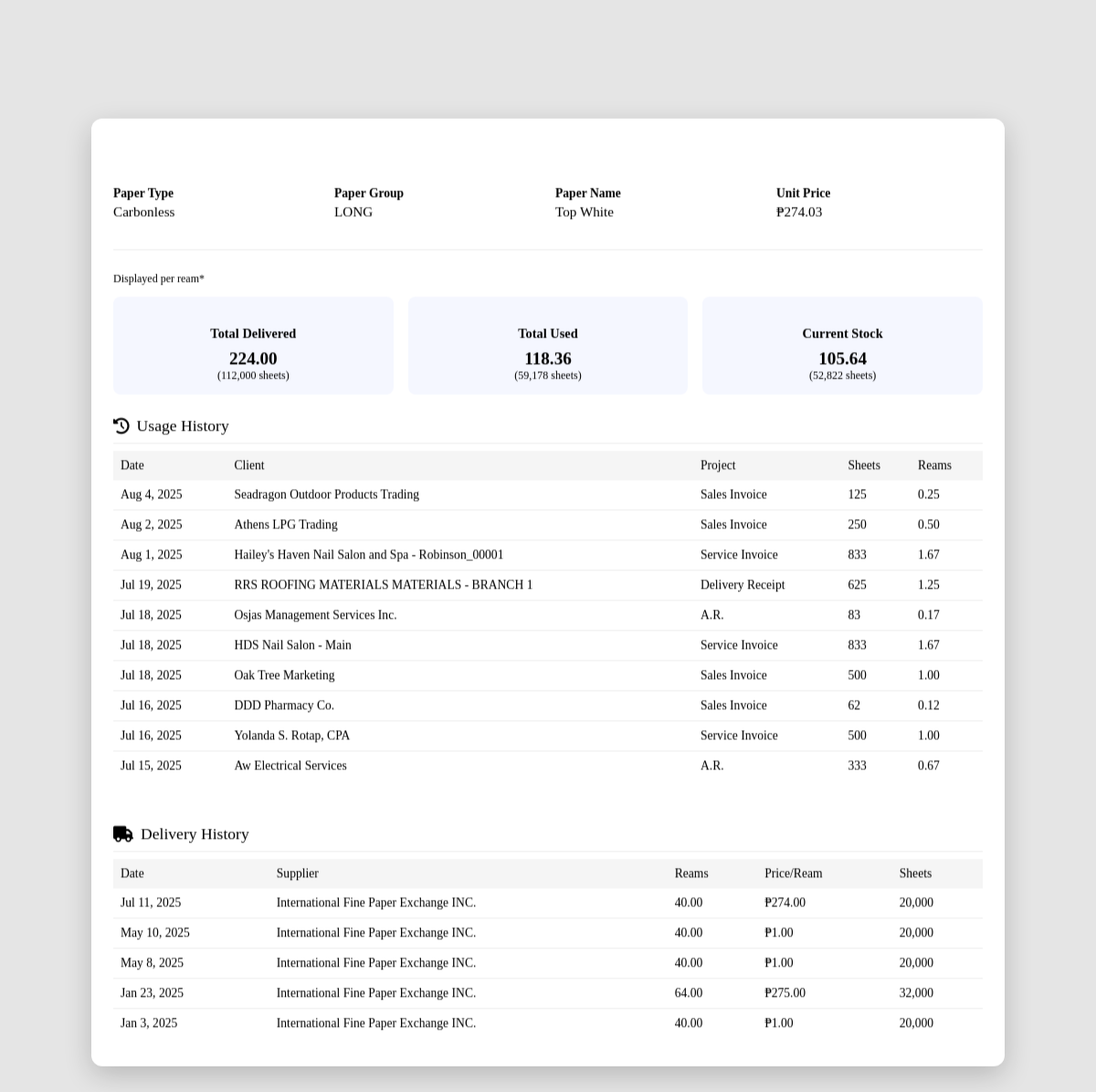
Screenshot of /pages/product_info.php?id=29 (signed in) with the database file from the repository.
### tables this page shows
CREATE TABLE `products` (
  `id` int(11) NOT NULL,
  `product_type` varchar(100) DEFAULT NULL,
  `product_group` varchar(100) DEFAULT NULL,
  `product_name` varchar(100) DEFAULT NULL,
  `unit_price` decimal(10,2) NOT NULL,
  `created_by` int(11) DEFAULT NULL
);

CREATE TABLE `delivery_logs` (
  `id` int(11) NOT NULL,
  `product_id` int(11) NOT NULL,
  `delivery_date` date DEFAULT curdate(),
  `delivered_reams` decimal(10,2) NOT NULL,
  `unit` varchar(50) DEFAULT NULL,
  `supplier_name` varchar(50) NOT NULL,
  `amount_per_ream` int(11) NOT NULL,
  `delivery_note` text DEFAULT NULL,
  `created_by` int(11) DEFAULT NULL
);

### pages/product_info.php (the view, shortened to what this page needs)
<?php
require_once '../config/db.php';
$product_id = intval($_GET['id'] ?? 0);
$query = "
    SELECT
        p.product_type,
        p.product_group,
        p.product_name,
        p.unit_price,
        COALESCE(d.total_delivered, 0) AS total_delivered,
        COALESCE(u.total_used, 0) AS total_used,
        COALESCE(d.total_delivered, 0) - COALESCE(u.total_used, 0) AS stock_balance
    FROM products p
    LEFT JOIN (
        SELECT product_id, SUM(delivered_reams * 500) AS total_delivered
        FROM delivery_logs
        GROUP BY product_id
    ) d ON p.id = d.product_id
    LEFT JOIN (
        SELECT product_id, SUM(used_sheets + COALESCE(spoilage_sheets, 0)) AS total_used
        FROM usage_logs
        GROUP BY product_id
    ) u ON p.id = u.product_id
    WHERE p.id = ?
    LIMIT 1
";
$stmt = $mysqli->prepare($query);
$stmt->bind_param("i", $product_id);
$stmt->execute();
$result = $stmt->get_result();
$product = $result->fetch_assoc();
$usage_query = "
    SELECT
        ul.log_date,
        jo.client_name,
        jo.project_name,
        ul.used_sheets
    FROM usage_logs ul
    LEFT JOIN job_orders jo ON ul.job_order_id = jo.id
    WHERE ul.product_id = ?
    ORDER BY ul.log_date DESC
";
$usage_stmt = $mysqli->prepare($usage_query);
$usage_stmt->bind_param("i", $product_id);
$usage_stmt->execute();
$usage_history = $usage_stmt->get_result();
$delivery_query = "
    SELECT delivery_date, delivered_reams, supplier_name, amount_per_ream
    FROM delivery_logs
    WHERE product_id = ?
    ORDER BY delivery_date DESC
";
$delivery_stmt = $mysqli->prepare($delivery_query);
$delivery_stmt->bind_param("i", $product_id);
$delivery_stmt->execute();
$delivery_history = $delivery_stmt->get_result();
?>
<!DOCTYPE html>
<html lang="en">
<head>
    <link rel="stylesheet" href="https://cdnjs.cloudflare.com/ajax/libs/font-awesome/6.0.0-beta3/css/all.min.css">
    <link rel="stylesheet" href="https://cdnjs.cloudflare.com/ajax/libs/animate.css/4.1.1/animate.min.css"/>
</head>
<body>
    <div id='productModalBody' class="floating-window">
        <div class="window-header">
            <div class="window-title">
                <i class="fas fa-box"></i>
            </div>
            <button class="close-btn" onclick="closeModal()">
                <i class="fas fa-times"></i>
            </button>
        </div>
        <div class="window-content">
            <div class="product-info-compact">
                <div class="info-item-compact">
                    <strong>Paper Type</strong>
                    <span><?= htmlspecialchars($product['product_type']) ?></span>
                </div>
                <div class="info-item-compact">
                    <strong>Paper Group</strong>
                    <span><?= htmlspecialchars($product['product_group']) ?></span>
                </div>
                <div class="info-item-compact">
                    <strong>Paper Name</strong>
                    <span><?= htmlspecialchars($product['product_name']) ?></span>
                </div>
                <div class="info-item-compact">
                    <strong>Unit Price</strong>
                    <span>₱<?= number_format($product['unit_price'], 2) ?></span>
                </div>
            </div>
            <p class="stock-unit-compact">Displayed per ream*</p>
            <div class="stock-summary-compact">
                <div class="stock-card-compact">
                    <h4>Total Delivered</h4>
                    <div class="stock-value-compact"><?= number_format($product['total_delivered'] / 500, 2) ?></div>
                    <div class="stock-unit-compact">(<?= number_format($product['total_delivered']) ?> sheets)</div>
                </div>
                <div class="stock-card-compact">
                    <h4>Total Used</h4>
                    <div class="stock-value-compact"><?= number_format($product['total_used'] / 500, 2) ?></div>
                    <div class="stock-unit-compact">(<?= number_format($product['total_used']) ?> sheets)</div>
                </div>
                <div class="stock-card-compact">
                    <h4>Current Stock</h4>
                    <div class="stock-value-compact"><?= number_format($product['stock_balance'] / 500, 2) ?></div>
                    <div class="stock-unit-compact">(<?= number_format($product['stock_balance']) ?> sheets)</div>
                </div>
            </div>
            <div class="section-header">
                <i class="fas fa-history"></i>
                Usage History
            </div>
            <div class="container">
                <?php if ($usage_history->num_rows > 0): ?>
                    <table class="compact-table" id="usage-table">
                        <thead>
                            <tr>
                                <th>Date</th>
                                <th>Client</th>
                                <th>Project</th>
                                <th>Sheets</th>
                                <th>Reams</th>
                            </tr>
                        </thead>
                        <tbody>
                            <?php
                            $usage_rows = $usage_history->fetch_all(MYSQLI_ASSOC);
                            $usage_count = count($usage_rows);
                            $display_usage = min(10, $usage_count);
                            for ($i = 0; $i < $display_usage; $i++):
                                $row = $usage_rows[$i];
                            ?>
                                <tr>
                                    <td><?= date("M j, Y", strtotime($row['log_date'])) ?></td>
                                    <td><?= htmlspecialchars($row['client_name'] ?? 'N/A') ?></td>
                                    <td><?= htmlspecialchars($row['project_name'] ?? 'N/A') ?></td>
                                    <td><?= number_format($row['used_sheets']) ?></td>
                                    <td><?= number_format($row['used_sheets'] / 500, 2) ?></td>
                                </tr>
                            <?php endfor; ?>
                        </tbody>
                    </table>
                <?php else: ?>
                    <div class="empty-state">
                        <p><i class="fas fa-info-circle"></i> No usage history found for this product</p>
                    </div>
                <?php endif; ?>
            </div>
            <div class="section-header">
                <i class="fas fa-truck"></i>
                Delivery History
            </div>
            <div class="container">
                <?php if ($delivery_history->num_rows > 0): ?>
                    <table class="compact-table" id="delivery-table">
                        <thead>
                            <tr>
                                <th>Date</th>
                                <th>Supplier</th>
                                <th>Reams</th>
                                <th>Price/Ream</th>
                                <th>Sheets</th>
                            </tr>
                        </thead>
                        <tbody>
                            <?php
                            $delivery_rows = $delivery_history->fetch_all(MYSQLI_ASSOC);
                            $delivery_count = count($delivery_rows);
                            $display_delivery = min(10, $delivery_count);
                            for ($i = 0; $i < $display_delivery; $i++):
                                $row = $delivery_rows[$i];
                            ?>
                                <tr>
                                    <td><?= date("M j, Y", strtotime($row['delivery_date'])) ?></td>
                                    <td><?= htmlspecialchars($row['supplier_name']) ?></td>
                                    <td><?= number_format($row['delivered_reams'], 2) ?></td>
                                    <td>₱<?= number_format($row['amount_per_ream'], 2) ?></td>
                                    <td><?= number_format($row['delivered_reams'] * 500) ?></td>
                                </tr>
                            <?php endfor; ?>
                        </tbody>
                    </table>
                <?php else: ?>
                    <div class="empty-state">
                        <p><i class="fas fa-info-circle"></i> No delivery history found for this product</p>
                    </div>
                <?php endif; ?>
            </div>
        </div>
    </div>
</body>
</html>

### pages/product_info.php (style rules this page uses)
:root { --animate-duration: 300ms; }
.floating-window { position: fixed; top: 50%; left: 50%; transform: translate(-50%, -50%); width: 90%; max-width: 1000px; max-height: 80vh; background: white; border-radius: 12px; box-shadow: 0 10px 30px rgba(0, 0, 0, 0.2); z-index: 1000; overflow: hidden; display: flex; flex-direction: column; animation: centerZoomIn 0.3s ease-in-out forwards; }
.window-header { padding: 0.5rem 1.5rem; background: var(--primary); color: white; display: flex; justify-content: space-between; align-items: center; }
.window-title { display: flex; align-items: center; font-size: 1.2rem; font-weight: 500; }
.window-title i { margin-right: 0.8rem; }
.close-btn { background: none; border: none; color: white; font-size: 1rem; cursor: pointer; padding: 0.5rem; }
.window-content { padding: 1.5rem; overflow-y: auto; flex-grow: 1; }
.product-info-compact { display: grid; grid-template-columns: repeat(auto-fit, minmax(200px, 1fr)); gap: 1rem; margin-bottom: 1.5rem; padding-bottom: 1.5rem; border-bottom: 1px solid #eee; }
.info-item-compact { margin-bottom: 0.5rem; }
.info-item-compact strong { display: block; color: var(--gray); font-size: 0.85rem; margin-bottom: 0.2rem; }
.info-item-compact span { font-size: 0.95rem; }
.stock-summary-compact { display: grid; grid-template-columns: repeat(auto-fit, minmax(180px, 1fr)); gap: 1rem; margin-bottom: 1.5rem; }
.stock-card-compact { padding: 0.8rem; border-radius: 8px; background: rgba(67, 97, 238, 0.05); text-align: center; }
.stock-card-compact h4 { font-size: 0.9rem; margin-bottom: 0.5rem; color: var(--primary); }
.stock-value-compact { font-size: 1.2rem; font-weight: 700; }
.stock-unit-compact { color: var(--gray); font-size: 0.75rem; }
.section-header { font-size: 1.1rem; font-weight: 500; color: var(--primary); margin: 1.5rem 0 0.5rem 0; padding-bottom: 0.5rem; border-bottom: 1px solid #eee; display: flex; align-items: center; }
.section-header i { margin-right: 0.5rem; }
.compact-table { width: 100%; border-collapse: collapse; font-size: 0.85rem; margin-bottom: 1.5rem; }
.compact-table th { background: #f5f5f5; padding: 0.5rem; text-align: left; font-weight: 500; }
.compact-table td { padding: 0.5rem; border-bottom: 1px solid #eee; }
.compact-table tr:last-child td { border-bottom: none; }
.container { overflow: scroll; }

### rows the page displays
products: product_type "Carbonless", product_group "LONG", product_name "Top White", unit_price "274.03"
delivery_logs: delivery_date "Jul 11, 2025", supplier_name "International Fine Paper Exchange INC.", delivered_reams "40.00", amount_per_ream "274.00", $row['delivered_reams']*500 "20,000"
delivery_logs: delivery_date "May 10, 2025", supplier_name "International Fine Paper Exchange INC.", delivered_reams "40.00", amount_per_ream "1.00", $row['delivered_reams']*500 "20,000"
delivery_logs: delivery_date "May 8, 2025", supplier_name "International Fine Paper Exchange INC.", delivered_reams "40.00", amount_per_ream "1.00", $row['delivered_reams']*500 "20,000"
delivery_logs: delivery_date "Jan 23, 2025", supplier_name "International Fine Paper Exchange INC.", delivered_reams "64.00", amount_per_ream "275.00", $row['delivered_reams']*500 "32,000"
delivery_logs: delivery_date "Jan 3, 2025", supplier_name "International Fine Paper Exchange INC.", delivered_reams "40.00", amount_per_ream "1.00", $row['delivered_reams']*500 "20,000"

### other values shown
$product['total_delivered'] / 500 "224.00"
$product['total_delivered'] "112,000"
$product['total_used'] / 500 "118.36"
$product['total_used'] "59,178"
$product['stock_balance'] / 500 "105.64"
$product['stock_balance'] "52,822"
date("M j, Y", strtotime($row['log_date'])) "Aug 4, 2025"
$row['client_name'] "Seadragon Outdoor Products Trading"
$row['project_name'] "Sales Invoice"
$row['used_sheets'] "125"
$row['used_sheets'] / 500 "0.25"
date("M j, Y", strtotime($row['log_date'])) "Aug 2, 2025"
$row['client_name'] "Athens LPG Trading"
$row['used_sheets'] "250"
$row['used_sheets'] / 500 "0.50"
